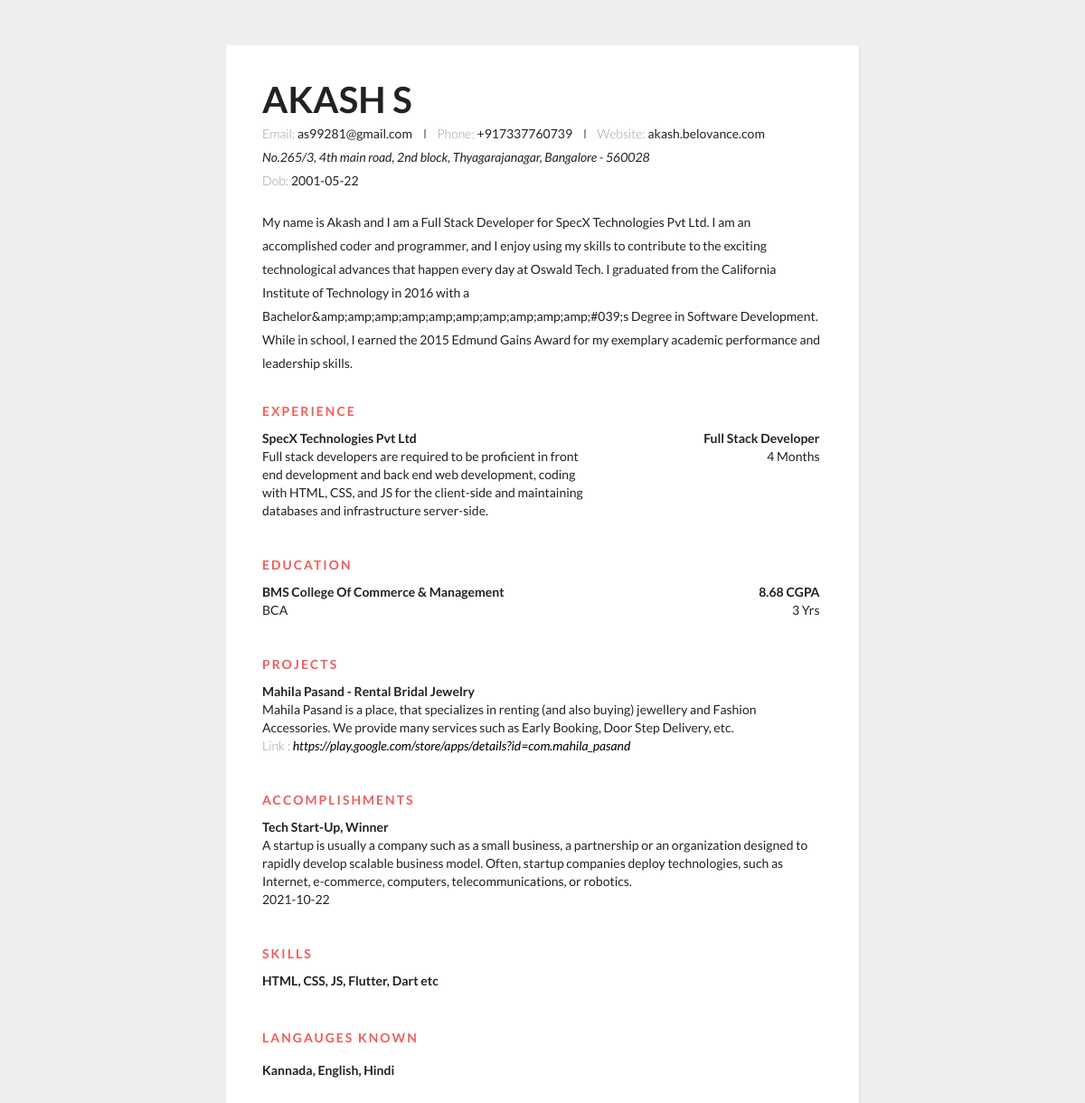
/college/resume.php?id=4 (signed in), run on the app's committed database.
### tables this page shows
CREATE TABLE `students` (
  `id` int(11) NOT NULL,
  `name` text NOT NULL,
  `profile_photo` text NOT NULL,
  `email_id` text NOT NULL,
  `contact_number` text NOT NULL,
  `password` text NOT NULL,
  `college_id` int(11) NOT NULL,
  `dob` date NOT NULL,
  `bio` text NOT NULL,
  `address` text NOT NULL,
  `website` text NOT NULL,
  `skills` text NOT NULL,
  `languages` text NOT NULL,
  `status` tinyint(1) NOT NULL DEFAULT 1,
  `created_at` datetime NOT NULL DEFAULT current_timestamp()
);

CREATE TABLE `experiences` (
  `id` int(11) NOT NULL,
  `student_id` int(11) NOT NULL,
  `company_name` text NOT NULL,
  `role` text NOT NULL,
  `duration` text NOT NULL,
  `description` text NOT NULL,
  `status` tinyint(1) NOT NULL DEFAULT 1,
  `created_at` datetime NOT NULL DEFAULT current_timestamp()
);

CREATE TABLE `educations` (
  `id` int(11) NOT NULL,
  `student_id` int(11) NOT NULL,
  `college_name` text NOT NULL,
  `course` text NOT NULL,
  `duration` text NOT NULL,
  `score` text NOT NULL,
  `status` tinyint(1) NOT NULL DEFAULT 1,
  `created_at` datetime NOT NULL DEFAULT current_timestamp()
);

CREATE TABLE `projects` (
  `id` int(11) NOT NULL,
  `student_id` int(11) NOT NULL,
  `title` text NOT NULL,
  `description` text NOT NULL,
  `url` text NOT NULL,
  `status` tinyint(1) NOT NULL DEFAULT 1,
  `created_at` datetime NOT NULL DEFAULT current_timestamp()
);

CREATE TABLE `accomplishments` (
  `id` int(11) NOT NULL,
  `student_id` int(11) NOT NULL,
  `title` text NOT NULL,
  `description` text NOT NULL,
  `date` date NOT NULL,
  `status` tinyint(1) NOT NULL DEFAULT 1,
  `created_at` datetime NOT NULL DEFAULT current_timestamp()
);

### includes/data.php (called while the page is built, shortened)
<?php
function qSELECT($query, $object = NULL)
{
	global $link;
	$result = mysqli_query($link, $query);
	$return = [];
	if ($result) {
		$num = mysqli_num_rows($result);
		for ($i = 0; $i < $num; $i++) {
			if (!is_null($object)) {
				$row = mysqli_fetch_object($result, MYSQLI_ASSOC);
			} else {
				$row = mysqli_fetch_array($result, MYSQLI_ASSOC);
			}
			$return[$i] = $row;
		}
	}
	return $return;
}
function getById($table, $id)
{
	$query = "SELECT * FROM " . $table . " WHERE id=" . $id . " ";
	$result = qSELECT($query);
	if ($result) return $result[0];
	else return $result;
}
function getWhere($table, $where)
{
	$query = "SELECT * FROM " . $table . " WHERE " . $where;
	$result = qSELECT($query);
	return $result;
}

### college/resume.php (the view, shortened to what this page needs)
<?php
include("../includes/connect.php");
include("../includes/data.php");
$student = getById("students", $_GET["id"]);
$education = getWhere("educations", 'student_id=' . $_GET["id"]);
$experience = getWhere("experiences", 'student_id=' . $_GET["id"]);
$accomplishment = getWhere("accomplishments", 'student_id=' . $_GET["id"]);
$project = getWhere("projects", 'student_id=' . $_GET["id"]);
?>
<!DOCTYPE html>
<html lang="en">
<head>
  <link rel="stylesheet" href="../css/resume-style.css">
</head>
<div class="container">
  <div id="section-to-print">
    <div class="header">
      <div class="full-name">
        <span class="first-name" style="line-height: 1;"><?php echo $student["name"]; ?></span>
      </div>
      <div class="contact-info">
        <span class="email">Email: </span>
        <span class="email-val"><?php echo $student["email_id"]; ?></span>
        <span class="separator"></span>
        <span class="phone">Phone: </span>
        <span class="phone-val"><?php echo $student["contact_number"]; ?></span>
        <span class="separator"></span>
        <span class="phone">Website: </span>
        <span class="phone-val"><?php echo $student["website"]; ?></span>
        <address> <?php echo $student["address"]; ?></address>
        <span class="email">Dob: </span>
        <span class="email-val"><?php echo $student["dob"]; ?></span>
      </div>
      <div class="about">
        <span class="desc">
          <?php echo $student["bio"]; ?> </span>
      </div>
    </div>
    <div class="details">
      <div class="section">
        <div class="section__title">Experience</div>
        <div class="section__list">
          <?php
          for ($i = 0; $i < sizeof($experience); $i++) {
            $item = $experience[$i];
            echo '<div class="section__list-item">
                    <div class="left">
                      <div class="name">' . $item["company_name"] . '</div>
                      <div class="addr">' . $item["description"] . '</div>
                      </div>
                      <div class="right">
                      <div class="name">' . $item["role"] . '</div>
                      <div class="duration">' . $item["duration"] . '</div>
                    </div>
                  </div>';
          }
          ?>
        </div>
      </div>
      <div class="section">
        <div class="section__title">Education</div>
        <div class="section__list">
        <?php
          for ($i = 0; $i < sizeof($education); $i++) {
            $item = $education[$i];
            echo '<div class="section__list-item">
                    <div class="left">
                      <div class="name">' . $item["college_name"] . '</div>
                      <div class="addr">' . $item["course"] . '</div>
                      </div>
                      <div class="right">
                      <div class="name">' . $item["score"] . '</div>
                      <div class="duration">' . $item["duration"] . '</div>
                    </div>
                  </div>';
          }
          ?>
        </div>
      </div>
      <div class="section">
        <div class="section__title">Projects</div>
        <div class="section__list">
          <?php
          for ($i=0; $i < sizeof($project); $i++) {
            $item = $project[$i];
            echo '<div class="section__list-item">
            <div class="name">' . $item["title"] . '</div>
            <div class="text">'.$item["description"].'</div>
            <p> <span class="email">Link : </span>
            <span class="email-val"><a href="'.$item["url"].'" target="_blank">'.$item["url"].'</a></span>
            </p>
            </div>';
          }
          ?>
        </div>
      </div>
      <div class="section">
        <div class="section__title">Accomplishments</div>
        <div class="section__list">
        <?php
          for ($i=0; $i < sizeof($accomplishment); $i++) {
            $item = $accomplishment[$i];
            echo '<div class="section__list-item">
            <div class="name">' . $item["title"] . '</div>
            <div class="text">'.$item["description"].'</div>
            <div class="duration">' . $item["date"] . '</div>
            </div>';
          }
          ?>
        </div>
      </div>
      <div class="section">
        <div class="section__title">Skills</div>
        <div class="skills">
          <div class="skills__item">
            <div class="left">
              <div class="name">
                <?php echo $student["skills"]; ?>
              </div>
            </div>
          </div>
        </div>
        <div class="skills__item">
        </div>
      </div>
    </div>
    <div class="section">
      <div class="section__title">Langauges Known</div>
      <div class="section__list">
        <div class="section__list-item">
          <div class="name"><?php echo $student["languages"]; ?></div>
        </div>
      </div>
    </div>
  </div>
</div>
</html>

### css/resume-style.css (style rules this page uses)
* { margin: 0; padding: 0; box-sizing: border-box; }
html { height: 100%; }
.container { max-width: 700px; background: #fff; margin: 0px auto 0px; box-shadow: 1px 1px 2px #DAD7D7; border-radius: 3px; padding: 40px; margin-top: 50px; }
.header { margin-bottom: 30px; }
.full-name { font-size: 40px; text-transform: uppercase; margin-bottom: 5px; }
.first-name { font-weight: 700; }
.contact-info { margin-bottom: 20px; }
.email , .phone { color: #999; font-weight: 300; }
.separator { height: 10px; display: inline-block; border-left: 2px solid #999; margin: 0px 10px; }
.details { line-height: 20px; }
.section { margin-bottom: 40px; }
.section:last-of-type { margin-bottom: 0px; }
.section__title { letter-spacing: 2px; color: #ed5f5e; font-weight: bold; margin-bottom: 10px; text-transform: uppercase; }
.section__list-item { margin-bottom: 40px; }
.section__list-item:last-of-type { margin-bottom: 0; }
.left , .right { vertical-align: top; display: inline-block; }
.left { width: 60%; }
.right { text-align: right; width: 39%; }
.name { font-weight: bold; }
a { text-decoration: none; color: #000; font-style: italic; }
.skills__item { margin-bottom: 10px; }

### data on the page
students: name "AKASH S", email "as99281@gmail.com", contact_number "+917337760739", website "akash.belovance.com", address "No.265/3, 4th main road, 2nd block, Thyagarajanagar, Bangalore - 560028", dob "2001-05-22", bio "My name is Akash and I am a Full Stack Developer for SpecX Technologies Pvt Ltd. I am an accomplished coder and programmer, and I enjoy using my skills to contribute to the exciting technological advances that happen every day at Oswald Tech. I graduated from the California Institute of Technology in 2016 with a Bachelor&amp;amp;amp;amp;amp;amp;amp;amp;amp;amp;#039;s Degree in Software Development. While in school, I earned the 2015 Edmund Gains Award for my exemplary academic performance and leadership skills.", skills "HTML, CSS, JS, Flutter, Dart etc", languages "Kannada, English, Hindi"
experiences: company_name "SpecX Technologies Pvt Ltd", description "Full stack developers are required to be proficient in front end development and back end web development, coding with HTML, CSS, and JS for the client-side and maintaining databases and infrastructure server-side.", role "Full Stack Developer", duration "4 Months"
educations: college_name "BMS College Of Commerce & Management", course "BCA", score "8.68 CGPA", duration "3 Yrs"
projects: title "Mahila Pasand - Rental Bridal Jewelry", description "Mahila Pasand is a place, that specializes in renting (and also buying) jewellery and Fashion Accessories. We provide many services such as Early Booking, Door Step Delivery, etc.", url "https://play.google.com/store/apps/details?id=com.mahila_pasand"
accomplishments: title "Tech Start-Up, Winner", description "A startup is usually a company such as a small business, a partnership or an organization designed to rapidly develop scalable business model. Often, startup companies deploy technologies, such as Internet, e-commerce, computers, telecommunications, or robotics.", date "2021-10-22"
